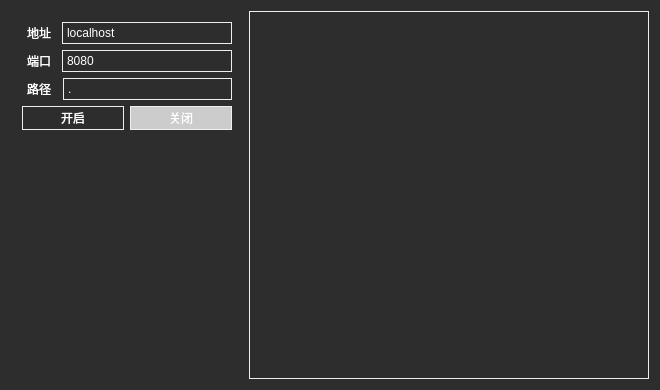
<?xml version="1.0" encoding="UTF-8"?>
<ui version="4.0">
 <class>SimpleHttpServerClass</class>
 <widget class="QMainWindow" name="SimpleHttpServerClass">
  <property name="geometry">
   <rect>
    <x>0</x>
    <y>0</y>
    <width>660</width>
    <height>390</height>
   </rect>
  </property>
  <property name="windowTitle">
   <string>SimpleHttpServer</string>
  </property>
  <property name="windowIcon">
   <iconset resource="SimpleHttpServer.qrc">
    <normaloff>:/SimpleHttpServer/res/server.png</normaloff>:/SimpleHttpServer/res/server.png</iconset>
  </property>
  <widget class="QWidget" name="centralWidget">
   <property name="styleSheet">
    <string notr="true">QWidget
{
	font-family: &quot;Segoe UI&quot;;
	color:#fff;
	background-color:#2D2D2D;
	padding: 2px;
}
QLabel
{
	color:#fff;
	background-color:#2D2D2D;
	padding: 2px;
	border: 0;
}

QPushButton, QTextBrowser, QLineEdit{
	border: 1px solid #EEE;
}

QPushButton:hover {
    background-color: #555;
}

QPushButton:pressed {
    background-color: #5E5E5E;
    color: yellow;
}
QPushButton:disabled {
    background-color: #ccc;
}


QScrollBar:vertical
{
    width:8px;
    background:rgba(200,200,200,8%);
    margin:0px,0px,0px,0px;
    padding-top:9px;
    padding-bottom:9px;
}
QScrollBar::handle:vertical
{
    width:8px;
    background:rgba(255,255,255,8%);
    border-radius:4px;
    min-height:20;
}
QScrollBar::handle:vertical:hover
{
    width:8px;
    background:rgba(255,255,255,30%);
    border-radius:4px;
    min-height:20;
}
QScrollBar::add-line:vertical
{
    height:9px;width:8px;
    border-image:url(:/SimpleHttpServer/res/down.png);
    subcontrol-position:bottom;
}
QScrollBar::sub-line:vertical
{
    height:9px;width:8px;
    border-image:url(:/SimpleHttpServer/res/up.png);
    subcontrol-position:top;
}
QScrollBar::add-line:vertical:hover
{
    height:9px;width:8px;
    border-image:url(:/SimpleHttpServer/res/down_d.png);
    subcontrol-position:bottom;
}
QScrollBar::sub-line:vertical:hover
{
    height:9px;width:8px;
    border-image:url(:/SimpleHttpServer/res/up_d.png);
    subcontrol-position:top;
}
QScrollBar::add-page:vertical,QScrollBar::sub-page:vertical
{
    background:rgba(,0,0,10%);
    border-radius:4px;
}
QToolTip {
    background-color: #000000;
    border: 2px solid #333333;
    color: yellow;
}
</string>
   </property>
   <layout class="QHBoxLayout" name="horizontalLayout_6">
    <item>
     <widget class="QWidget" name="widget" native="true">
      <property name="maximumSize">
       <size>
        <width>300</width>
        <height>16777215</height>
       </size>
      </property>
      <layout class="QVBoxLayout" name="verticalLayout">
       <item>
        <layout class="QHBoxLayout" name="horizontalLayout">
         <item>
          <widget class="QLabel" name="label">
           <property name="text">
            <string>地址</string>
           </property>
          </widget>
         </item>
         <item>
          <widget class="QLineEdit" name="ipLineEdit">
           <property name="text">
            <string>localhost</string>
           </property>
          </widget>
         </item>
        </layout>
       </item>
       <item>
        <layout class="QHBoxLayout" name="horizontalLayout_2">
         <item>
          <widget class="QLabel" name="label_2">
           <property name="text">
            <string>端口</string>
           </property>
          </widget>
         </item>
         <item>
          <widget class="QLineEdit" name="portLineEdit">
           <property name="text">
            <string>8080</string>
           </property>
          </widget>
         </item>
        </layout>
       </item>
       <item>
        <layout class="QHBoxLayout" name="horizontalLayout_3">
         <item>
          <widget class="QLabel" name="label_3">
           <property name="text">
            <string>路径</string>
           </property>
          </widget>
         </item>
         <item>
          <widget class="SupperLineEdit" name="pathLineEdit">
           <property name="toolTip">
            <string>设置服务器跟目录【不支持中文】</string>
           </property>
           <property name="text">
            <string>.</string>
           </property>
           <property name="readOnly">
            <bool>true</bool>
           </property>
          </widget>
         </item>
        </layout>
       </item>
       <item>
        <layout class="QHBoxLayout" name="horizontalLayout_4">
         <item>
          <widget class="QPushButton" name="startPushButton">
           <property name="toolTip">
            <string>开启服务器</string>
           </property>
           <property name="text">
            <string>开启</string>
           </property>
          </widget>
         </item>
         <item>
          <widget class="QPushButton" name="stopPushButton">
           <property name="enabled">
            <bool>false</bool>
           </property>
           <property name="toolTip">
            <string>关闭服务器</string>
           </property>
           <property name="text">
            <string>关闭</string>
           </property>
          </widget>
         </item>
        </layout>
       </item>
       <item>
        <layout class="QHBoxLayout" name="horizontalLayout_5">
         <item>
          <spacer name="horizontalSpacer_2">
           <property name="orientation">
            <enum>Qt::Horizontal</enum>
           </property>
           <property name="sizeHint" stdset="0">
            <size>
             <width>40</width>
             <height>20</height>
            </size>
           </property>
          </spacer>
         </item>
         <item>
          <widget class="SupperLabel" name="serverLabel">
           <property name="toolTip">
            <string>L:用浏览器打开 R:进入作者官网</string>
           </property>
           <property name="text">
            <string/>
           </property>
           <property name="pixmap">
            <pixmap resource="SimpleHttpServer.qrc">:/SimpleHttpServer/res/server.png</pixmap>
           </property>
          </widget>
         </item>
         <item>
          <spacer name="horizontalSpacer">
           <property name="orientation">
            <enum>Qt::Horizontal</enum>
           </property>
           <property name="sizeHint" stdset="0">
            <size>
             <width>40</width>
             <height>20</height>
            </size>
           </property>
          </spacer>
         </item>
        </layout>
       </item>
       <item>
        <spacer name="verticalSpacer">
         <property name="orientation">
          <enum>Qt::Vertical</enum>
         </property>
         <property name="sizeHint" stdset="0">
          <size>
           <width>20</width>
           <height>2</height>
          </size>
         </property>
        </spacer>
       </item>
      </layout>
     </widget>
    </item>
    <item>
     <widget class="QTextBrowser" name="logTextBrowser">
      <property name="minimumSize">
       <size>
        <width>400</width>
        <height>0</height>
       </size>
      </property>
      <property name="toolTip">
       <string>日志</string>
      </property>
     </widget>
    </item>
   </layout>
  </widget>
 </widget>
 <layoutdefault spacing="6" margin="11"/>
 <customwidgets>
  <customwidget>
   <class>SupperLineEdit</class>
   <extends>QLineEdit</extends>
   <header>SupperLineEdit.h</header>
  </customwidget>
  <customwidget>
   <class>SupperLabel</class>
   <extends>QLabel</extends>
   <header>SupperLabel.h</header>
  </customwidget>
 </customwidgets>
 <resources>
  <include location="SimpleHttpServer.qrc"/>
 </resources>
 <connections/>
</ui>
